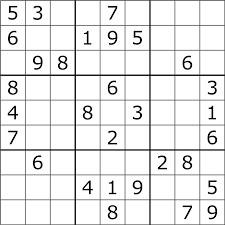
#> input picture open_CV_python/open_cv/sudoko.png, 225 x 225 px
$ python canny_edge_detection.py
#> lines starting #> are read from the running program, lines starting #| are printed output that depends on the picture; after the words box and inside, x2 and y2 are one past the last pixel; in counts of white or black regions, pixels touching at a corner belong together
# -*- coding: utf-8 -*-
"""
Created on Thu Jan  7 08:56:28 2021

@author: Divija Ayala
"""
#5steps
#1)noise reduction
#2)gradient calculation
#3)non-maximum suppression
#4)double threshold
#5)edge tracking by hysteresis
import cv2
from matplotlib import pyplot as plt

img=cv2.imread("sudoko.png",0)
#> img is the input picture: shape (225, 225); min 0, max 255, mean 233.5

#Edges are the points in an image where the image brightness changes
#sharply or has discontinuities
#Edges are different from contours as they are not related to objects
# rather they signify the changes in pixel values of an image

#cv2.Canny(image, threshold1, threshold2)
canny=cv2.Canny(img, 100, 200)
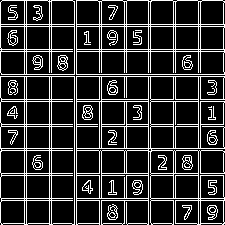
#> canny: shape (225, 225); 18.5% white in thin lines or dots

images=[img,canny]
titles=['image','canny']

for i in range(2):
    plt.subplot(1,2,1+i),plt.imshow(images[i],'gray')
    plt.title(titles[i])
    plt.xticks([]),plt.yticks([])

plt.show()
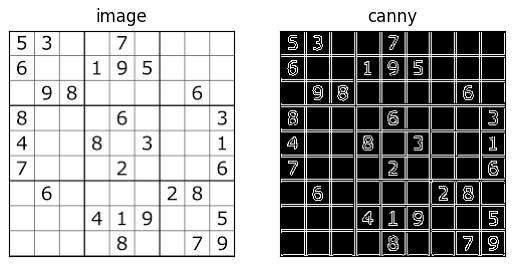
#> figure drawn by matplotlib, 2 panels

$ run again, with open_CV_python/open_cv/laplacian_pyramid.png copied over open_CV_python/open_cv/sudoko.png
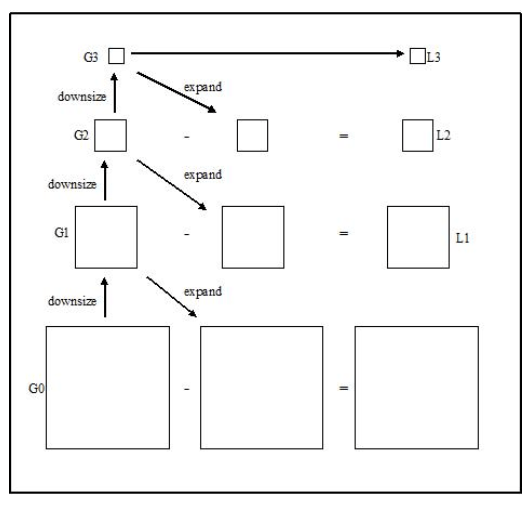
#> input picture open_CV_python/open_cv/laplacian_pyramid.png, 532 x 507 px
#> `canny=cv2.Canny(img, 100, 200)`:
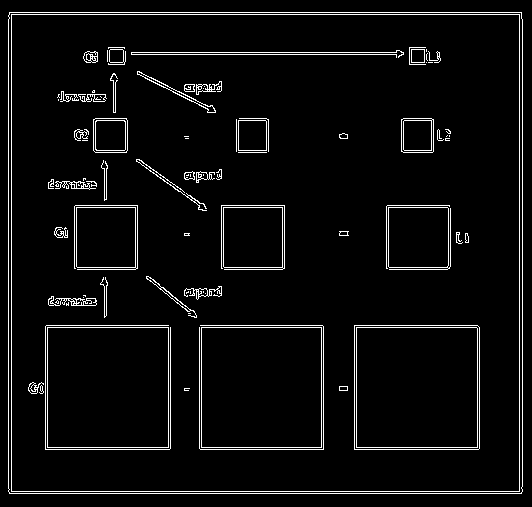
#> canny: shape (507, 532); 4.6% white in thin lines or dots
#> `plt.show()`:
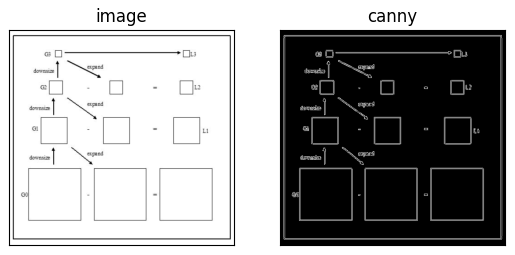
#> figure drawn by matplotlib, 2 panels

$ run again, with open_CV_python/open_cv/smarties.png copied over open_CV_python/open_cv/sudoko.png
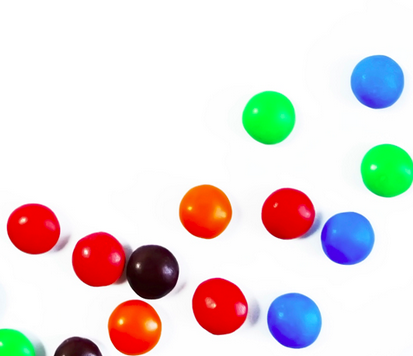
#> input picture open_CV_python/open_cv/smarties.png, 413 x 356 px
#> `canny=cv2.Canny(img, 100, 200)`:
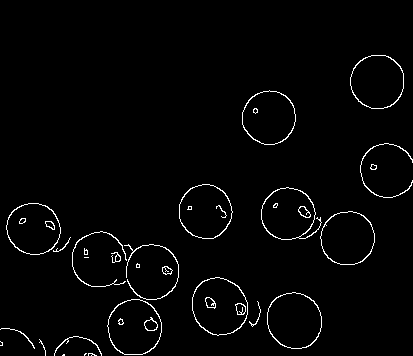
#> canny: shape (356, 413); 2.1% white in thin lines or dots, all inside (x1, y1, x2, y2) = (0, 55, 413, 356)
#> `plt.show()`:
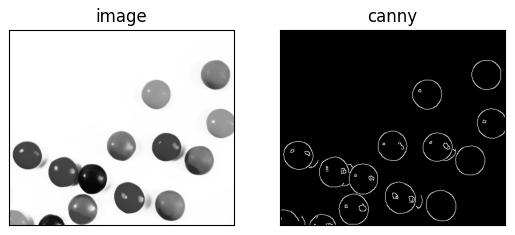
#> figure drawn by matplotlib, 2 panels
